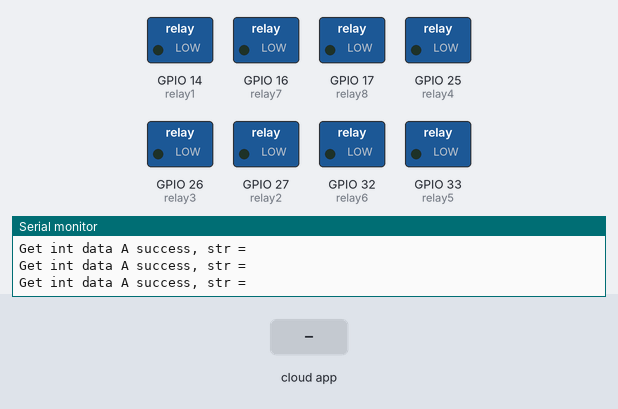
Bench run of a sketch on a simulated ESP32. Parts: switched loads named in the sketch (green lamp = pin HIGH), the last lines printed to the serial monitor. The test bench sets the inputs (shaded band). WiFi joins after 1.5 s; servers stay silent unless stated; the Firebase database answers and starts empty.

Above: at 2.7 s.
2.8 s: the phone or cloud app sets relay1 to 1
At 4.2 s:
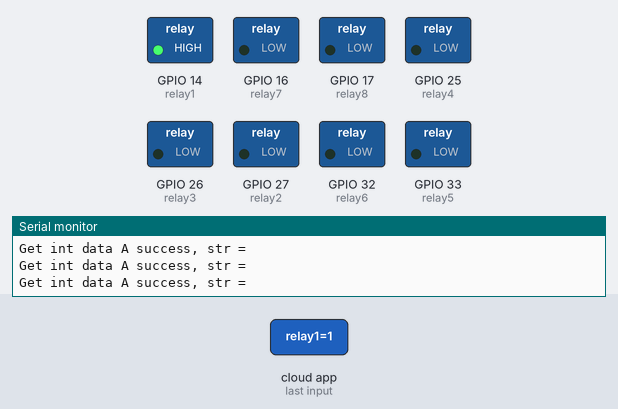
4.6 s: the phone or cloud app sets relay2 to 1
At 6.0 s:
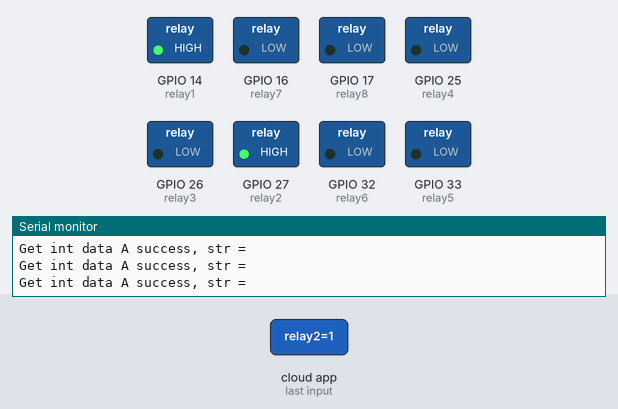
6.3 s: the phone or cloud app sets relay3 to 1
At 7.0 s:
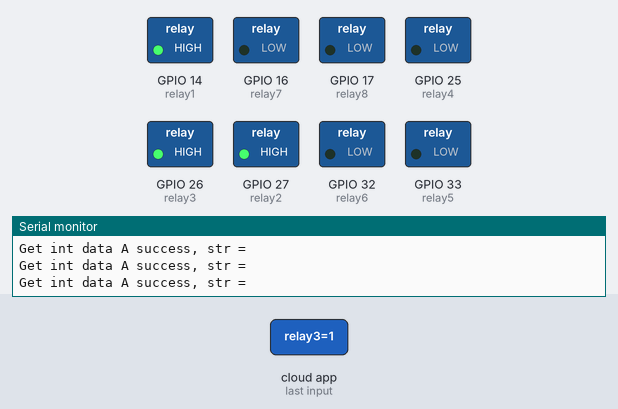
7.9 s: the phone or cloud app sets relay4 to 1
At 9.0 s:
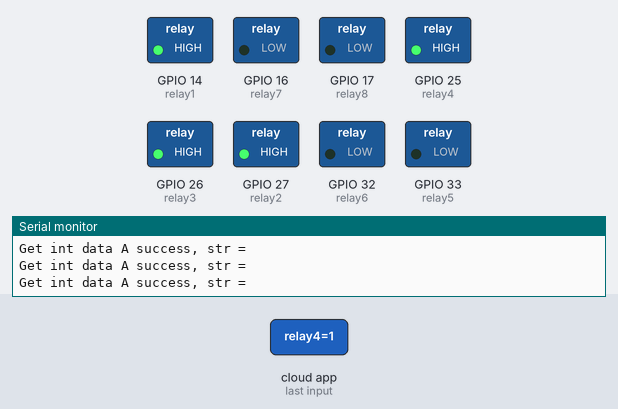
9.6 s: the phone or cloud app sets relay5 to 1
At 10.9 s:
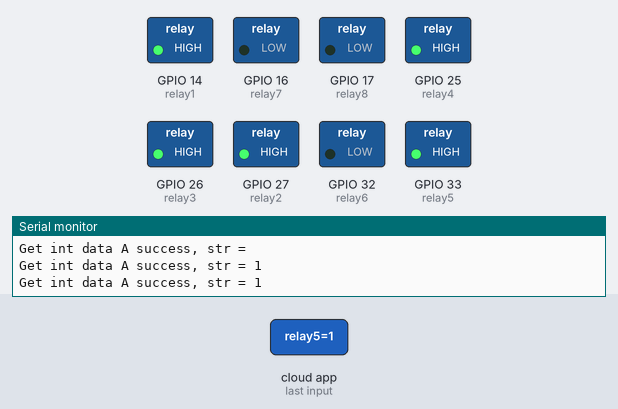
11.2 s: the phone or cloud app sets relay6 to 1
At 11.7 s:
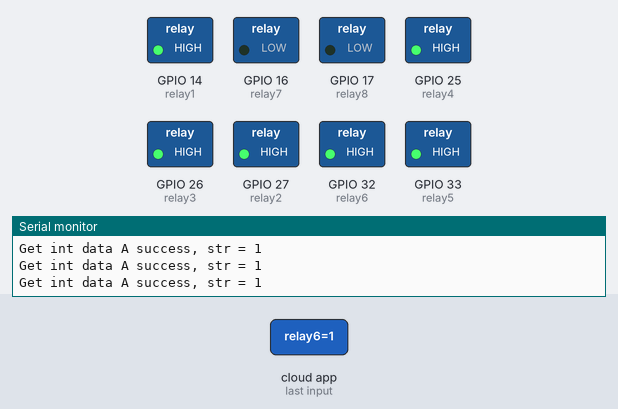
Timing chart, 0 to 13.9 s (numbered marks = the images above; inputs shaded):
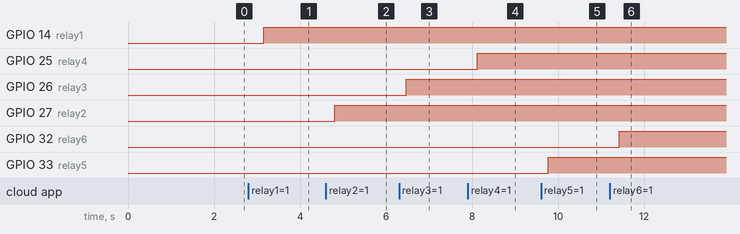

The sketch:

connection_with_relays.ino
```cpp
#include <WiFi.h>
#include <FirebaseESP32.h>

#define WIFI_SSID "JUANIBIANCA"
#define WIFI_PASSWORD "00429191276"

#define FIREBASE_HOST "prueba-conexion-4396c-default-rtdb.firebaseio.com"
#define FIREBASE_AUTH "AIzaSyBVdr6FlCRrh2rhpBn698VxtJJwrIF1b1s"

FirebaseData fbdo;
const int relay1 = 14;
const int relay2 = 27;
const int relay3 = 26;
const int relay4 = 25;
const int relay5 = 33;
const int relay6 = 32;
const int relay7 = 16;
const int relay8 = 17;

void conexionFirebase() {
  Firebase.begin(FIREBASE_HOST, FIREBASE_AUTH);
  Firebase.reconnectWiFi(true);
}
void getEstadoRele_1() {

  if (Firebase.getString(fbdo, "/relay1")) {
    Serial.print("Get int data A success, str = ");
    Serial.println(fbdo.stringData());
    digitalWrite(relay1, fbdo.stringData().toInt());
  } else {
    Serial.print("Error in getString, ");
    Serial.println(fbdo.errorReason());
  }
}

void getEstadoRele_2() {

  if (Firebase.getString(fbdo, "/relay2")) {
    Serial.print("Get int data A success, str = ");
    Serial.println(fbdo.stringData());
    digitalWrite(relay2, fbdo.stringData().toInt());
  } else {
    Serial.print("Error in getString, ");
    Serial.println(fbdo.errorReason());
  }
}
void getEstadoRele_3() {

  if (Firebase.getString(fbdo, "/relay3")) {
    Serial.print("Get int data A success, str = ");
    Serial.println(fbdo.stringData());
    digitalWrite(relay3, fbdo.stringData().toInt());
  } else {
    Serial.print("Error in getString, ");
    Serial.println(fbdo.errorReason());
  }
}
void getEstadoRele_4() {

  if (Firebase.getString(fbdo, "/relay4")) {
    Serial.print("Get int data A success, str = ");
    Serial.println(fbdo.stringData());
    digitalWrite(relay4, fbdo.stringData().toInt());
  } else {
    Serial.print("Error in getString, ");
    Serial.println(fbdo.errorReason());
  }
}
void getEstadoRele_5() {

  if (Firebase.getString(fbdo, "/relay5")) {
    Serial.print("Get int data A success, str = ");
    Serial.println(fbdo.stringData());
    digitalWrite(relay5, fbdo.stringData().toInt());
  } else {
    Serial.print("Error in getString, ");
    Serial.println(fbdo.errorReason());
  }
}
void getEstadoRele_6() {

  if (Firebase.getString(fbdo, "/relay6")) {
    Serial.print("Get int data A success, str = ");
    Serial.println(fbdo.stringData());
    digitalWrite(relay6, fbdo.stringData().toInt());
  } else {
    Serial.print("Error in getString, ");
    Serial.println(fbdo.errorReason());
  }
}
void getEstadoRele_7() {

  if (Firebase.getString(fbdo, "/relay7")) {
    Serial.print("Get int data A success, str = ");
    Serial.println(fbdo.stringData());
    digitalWrite(relay7, fbdo.stringData().toInt());
  } else {
    Serial.print("Error in getString, ");
    Serial.println(fbdo.errorReason());
  }
}

void getEstadoRele_8() {

  if (Firebase.getString(fbdo, "/relay8")) {
    Serial.print("Get int data A success, str = ");
    Serial.println(fbdo.stringData());
    digitalWrite(relay8, fbdo.stringData().toInt());
  } else {
    Serial.print("Error in getString, ");
    Serial.println(fbdo.errorReason());
  }
}

void setup() {
  pinMode(relay8, OUTPUT);
  pinMode(relay1, OUTPUT);
  pinMode(relay2, OUTPUT);
  pinMode(relay3, OUTPUT);
  pinMode(relay4, OUTPUT);
  pinMode(relay5, OUTPUT);
  pinMode(relay6, OUTPUT);
  pinMode(relay7, OUTPUT);
  digitalWrite(relay8, 0);
  digitalWrite(relay1, 0);
  digitalWrite(relay2, 0);
  digitalWrite(relay3, 0);
  digitalWrite(relay4, 0);
  digitalWrite(relay5, 0);
  digitalWrite(relay6, 0);
  digitalWrite(relay7, 0);

  Serial.begin(115200);
  WiFi.begin(WIFI_SSID, WIFI_PASSWORD);
  Serial.print("Connecting to Wi-Fi");
  while (WiFi.status() != WL_CONNECTED) {
    Serial.print(".");
    delay(300);
  }
  Serial.println();
  Serial.print("Connected with IP: ");
  Serial.println(WiFi.localIP());
  Serial.println();
  conexionFirebase();
}

void loop() {

  getEstadoRele_1();
  getEstadoRele_2();
  getEstadoRele_3();
  getEstadoRele_4();
  getEstadoRele_5();
  getEstadoRele_6();
  getEstadoRele_5();
  getEstadoRele_6();
  getEstadoRele_7();
  getEstadoRele_8();
}
```

Measured:
- after the input at 2.8 s, GPIO 14 (relay1): LOW → HIGH after 0.36 s
- after the input at 4.6 s, GPIO 27 (relay2): LOW → HIGH after 0.21 s
- after the input at 6.3 s, GPIO 26 (relay3): LOW → HIGH after 0.16 s
- after the input at 7.9 s, GPIO 25 (relay4): LOW → HIGH after 0.22 s
- after the input at 9.6 s, GPIO 33 (relay5): LOW → HIGH after 0.17 s
- after the input at 11.2 s, GPIO 32 (relay6): LOW → HIGH after 0.22 s
